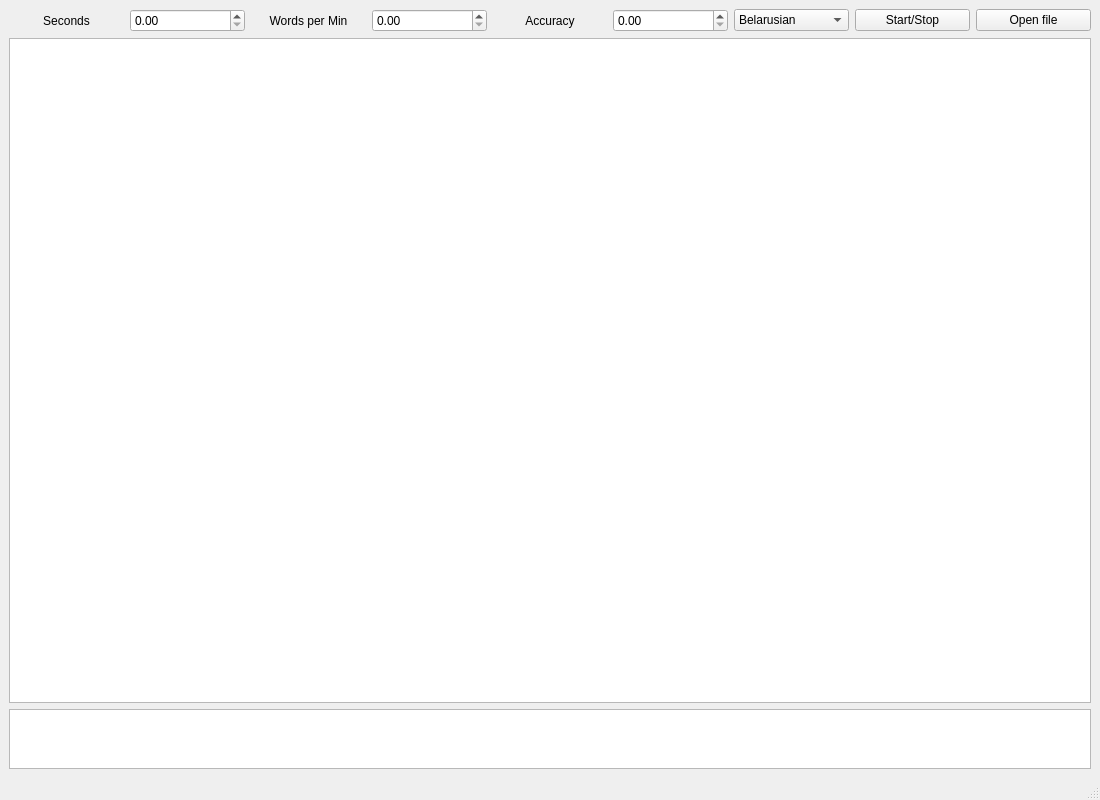
<?xml version="1.0" encoding="UTF-8"?>
<ui version="4.0">
 <class>MainWindow</class>
 <widget class="QMainWindow" name="MainWindow">
  <property name="geometry">
   <rect>
    <x>0</x>
    <y>0</y>
    <width>1100</width>
    <height>800</height>
   </rect>
  </property>
  <property name="minimumSize">
   <size>
    <width>1100</width>
    <height>800</height>
   </size>
  </property>
  <property name="windowTitle">
   <string>MainWindow</string>
  </property>
  <widget class="QWidget" name="centralwidget">
   <layout class="QVBoxLayout" name="verticalLayout">
    <item>
     <layout class="QVBoxLayout" name="editorsLayout">
      <item>
       <layout class="QHBoxLayout" name="horizontalLayout">
        <item>
         <widget class="QLabel" name="startLabel">
          <property name="text">
           <string>Seconds</string>
          </property>
          <property name="alignment">
           <set>Qt::AlignCenter</set>
          </property>
         </widget>
        </item>
        <item>
         <widget class="QDoubleSpinBox" name="timerBox"/>
        </item>
        <item>
         <widget class="QLabel" name="label">
          <property name="text">
           <string>Words per Min</string>
          </property>
          <property name="alignment">
           <set>Qt::AlignCenter</set>
          </property>
         </widget>
        </item>
        <item>
         <widget class="QDoubleSpinBox" name="wordsBox"/>
        </item>
        <item>
         <widget class="QLabel" name="cntrLabel">
          <property name="text">
           <string>Accuracy</string>
          </property>
          <property name="alignment">
           <set>Qt::AlignCenter</set>
          </property>
          <property name="openExternalLinks">
           <bool>false</bool>
          </property>
         </widget>
        </item>
        <item>
         <widget class="QDoubleSpinBox" name="accuracyBox"/>
        </item>
        <item>
         <widget class="QComboBox" name="langBox">
          <property name="currentIndex">
           <number>4</number>
          </property>
          <item>
           <property name="text">
            <string>German</string>
           </property>
          </item>
          <item>
           <property name="text">
            <string>French</string>
           </property>
          </item>
          <item>
           <property name="text">
            <string>Arabic</string>
           </property>
          </item>
          <item>
           <property name="text">
            <string>Chinese</string>
           </property>
          </item>
          <item>
           <property name="text">
            <string>Belarusian</string>
           </property>
          </item>
          <item>
           <property name="text">
            <string>Hebrew</string>
           </property>
          </item>
         </widget>
        </item>
        <item>
         <widget class="QPushButton" name="startBtn">
          <property name="text">
           <string>Start/Stop</string>
          </property>
         </widget>
        </item>
        <item>
         <widget class="QPushButton" name="openBtn">
          <property name="text">
           <string>Open file</string>
          </property>
         </widget>
        </item>
       </layout>
      </item>
      <item>
       <widget class="QTextEdit" name="aimTextEdit">
        <property name="minimumSize">
         <size>
          <width>0</width>
          <height>0</height>
         </size>
        </property>
        <property name="font">
         <font>
          <pointsize>11</pointsize>
          <italic>false</italic>
          <bold>false</bold>
         </font>
        </property>
       </widget>
      </item>
      <item>
       <widget class="QTextEdit" name="checkTextEdit">
        <property name="maximumSize">
         <size>
          <width>16777215</width>
          <height>60</height>
         </size>
        </property>
       </widget>
      </item>
     </layout>
    </item>
   </layout>
  </widget>
  <widget class="QMenuBar" name="menubar">
   <property name="geometry">
    <rect>
     <x>0</x>
     <y>0</y>
     <width>1100</width>
     <height>22</height>
    </rect>
   </property>
  </widget>
  <widget class="QStatusBar" name="statusbar"/>
 </widget>
 <resources/>
 <connections/>
</ui>
